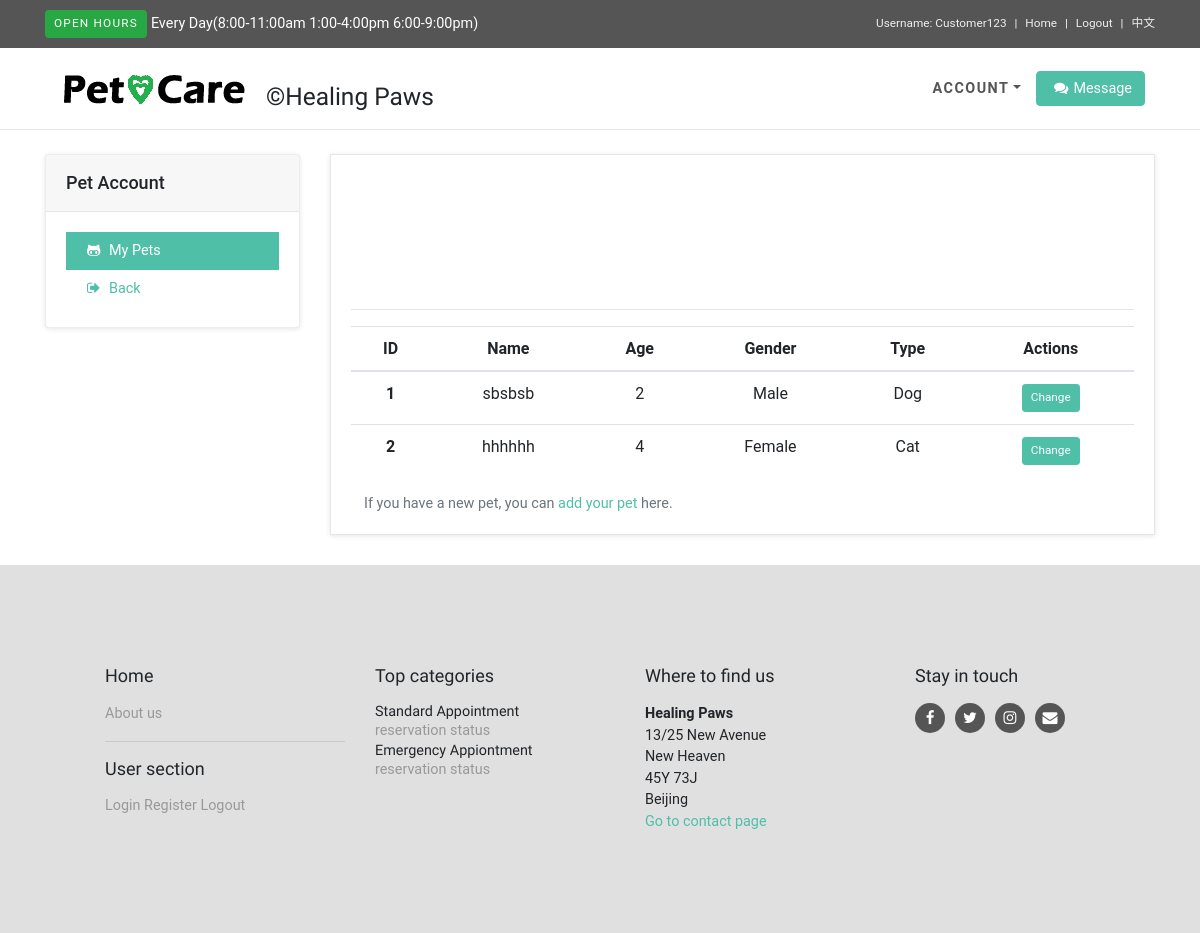
Page /pet_account (signed in) on the earlier database version.
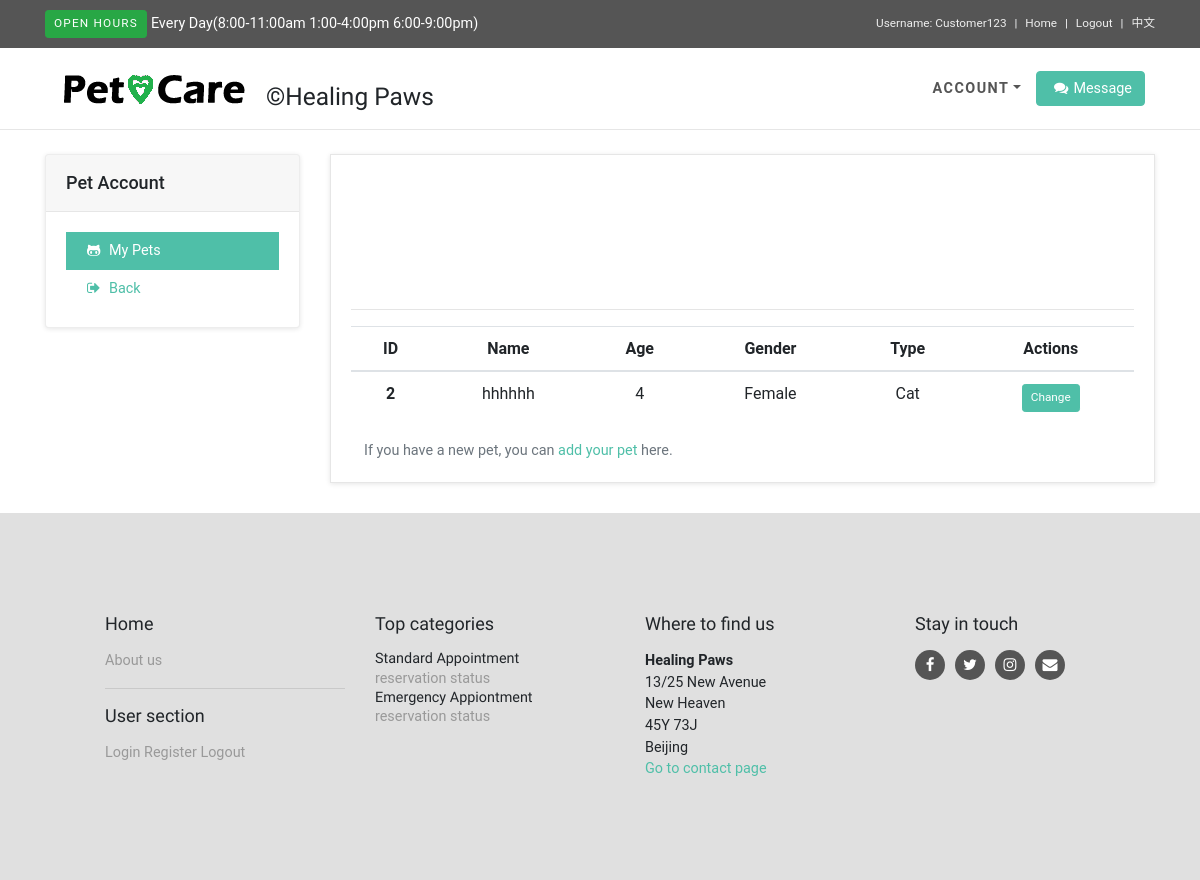
Same page on the later database version.
### blogapp/models.py (models this page shows, shortened)
class Customer(db.Model):
	id = db.Column(db.Integer, primary_key=True)
	username = db.Column(db.String(64), index=True, unique=True)
	email = db.Column(db.String(120), index=True, unique=True)
	password_hash = db.Column(db.String(128))
	phone = db.Column(db.Integer, index=True)
	firstname = db.Column(db.String(64), index=True)
	lastname = db.Column(db.String(64), index=True)
	pets = db.relationship('Pet', backref='owner', lazy='dynamic')
	appointments = db.relationship('Appointment', backref='customer', lazy='dynamic')
	posts = db.relationship('Post', backref='author', lazy='dynamic')

class Pet(db.Model):
	id = db.Column(db.Integer, primary_key=True)
	name = db.Column(db.String(64), index=True)
	type = db.Column(db.String(64), index=True)
	old = db.Column(db.Integer, index=True)
	gender = db.Column(db.String(64), index=True)
	customer_id = db.Column(db.Integer, db.ForeignKey('customer.id'))
	appointments = db.relationship('Appointment', backref='pet', lazy='dynamic')

### blogapp/routes.py (the view)
@app.route('/pet_account', methods=['GET','POST'])
def pet_account():
	session['current_path'] = request.path
	user = {'username': 'User'}
	username = session.get("USERNAME")
	if not session.get("USERNAME") is None:
		customer_db=Customer.query.filter(Customer.username==session.get("USERNAME")).first()
		if customer_db:
			customer_in_db = Customer.query.filter(Customer.username == session.get("USERNAME")).first()
			prev_posts = Pet.query.filter(Pet.customer_id == customer_in_db.id ).all()
			return render_template('pet_account.html', title='pet', user=user, username=username, prev_posts=prev_posts, customer_in_db=customer_in_db, language=language[render_languages()] )
		else:
			flash("User not permitted")
			return redirect(url_for('login'))
	else:
		flash("User needs to either login or signup first")
		return redirect(url_for('login'))

### blogapp/routes.py (called while the page is built)
def render_languages():
    if not 'lang' in session:
        session['lang'] = 'en'
    return session['lang']

### blogapp/templates/pet_account.html (shortened to what this page needs)
{% extends "customer_base.html" %}
{% block content %}
              <div class="card sidebar-menu">
                <div class="card-header">
                  <h3 class="h4 card-title">{{language['p-account-petaccount']}}</h3>
                </div>
                <div class="card-body">
                  <ul class="nav nav-pills flex-column">
                    <a href="{{ url_for('pet_account') }}" class="nav-link active"><i class="fa fa-list"></i> {{language['p-account-mypet']}}</a>
                    <a href="{{ url_for('customer_index') }}" class="nav-link"><i class="fa fa-sign-out"></i> {{language['p-account-back']}}</a></ul>
                </div>
              </div>
            </div>
            <div class="col-lg-9">
              <div class="box">
                <h1 style="text-align: center;">{{language['p-account-petaccount']}}</h1>
              <hr>
              <div class="table-responsive">
                <table class="table table-hover" style="text-align: center;">
                  <thead>
                    <tr>
                      <th>{{language['s-a-id']}}</th>
                      <th>{{language['p-account-name']}}</th>
                      <th>{{language['p-account-old']}}</th>
                      <th>{{language['p-account-gender']}}</th>
                      <th>{{language['p-account-type']}}</th>
                      <th>{{language['e-index-Actions']}}</th>
                    </tr>
                  </thead>
                  <tbody>
                    {% for pet in prev_posts %}
                    {% if pet.id %}
                    <tr>
                      <th>{{pet.id}}</th>
                      <td>{{pet.name}}</td>
                      <td>{{pet.old}}</td>
                      <td>
                        {% if pet.gender == "Male" %}
                        <span >{{language['p-add-male']}}</span>
                        {% elif pet.gender == "Female" %}
                        <span >{{language['p-add-female']}}</span>
                        {% endif %}
                      </td>
                      <td>
                        {% if pet.type == "Dog" %}
                        <span >{{language['p-add-dog']}}</span>
                        {% elif pet.type == "Cat" %}
                        <span >{{language['p-add-cat']}}</span>
                        {% endif %}
                      </td>
                      <td><button onclick="do_jump('{{ pet.id}}')" class="btn btn-primary btn-sm"> {{language['p-account-change']}}</button></td>
                    </tr>
                    {% endif %}
                    {% endfor %}
                    </tbody>
                </table>
              </div>
               <div class="row" style="padding-left: 28px;">
               <p class="text-muted">{{language['p-account-if']}} <a href="{{ url_for('pet_add') }}">{{language['p-account-addyour']}}</a> {{language['p-account-here']}}</p>
               </div>
              </div>
            </div>
{% endblock %}

### blogapp/templates/customer_base.html (shortened to what this page needs)
<html>
    <head >
        <link rel="stylesheet" href="{{ url_for('static', filename='bootstrap-datetimepicker.min.css') }}">
        <link rel="stylesheet" href="{{ url_for('static', filename='assets3/css-a/jquery-ui.css') }}">
        <link rel="stylesheet" href="{{ url_for('static', filename='vendor/bootstrap/css/bootstrap.min.css') }}">
        <link rel="stylesheet" href="{{ url_for('static', filename='vendor/font-awesome/css/font-awesome.min.css') }}">
        <link rel="stylesheet" href="{{ url_for('static', filename='vendor/owl.carousel/assets/owl.carousel.css') }}">
        <link rel="stylesheet" href="{{ url_for('static', filename='vendor/owl.carousel/assets/owl.theme.default.css') }}">
        <link rel="stylesheet" href="{{ url_for('static', filename='css/style.default.css') }}" id="theme-stylesheet">
        <link rel="stylesheet" href="{{ url_for('static', filename='css/custom.css') }}">
        <link href="css-a/style.css" rel="stylesheet" type="text/css" media="all"/>
        </head>
    <body>
<header class="header mb-4">
      <div id="top">
        <div class="container">
          <div class="row">
            <div class="col-lg-6 offer mb-3 mb-lg-0"><a class="btn btn-success btn-sm">{{language['c-base-open']}}</a><a class="ml-1">{{language['c-base-everyday']}}
            </a></div>
            <div class="col-lg-6 text-center text-lg-right">
              <ul class="menu list-inline mb-0">
                  {% if username %}
                  <li class="list-inline-item"><a>{{language['c-base-UN']}} {{username}}</a></li>
                  <li class="list-inline-item"><a href="{{ url_for('customer_index') }}">{{language['c-base-home']}}</a></li>
                  <li class="list-inline-item"><a href="{{ url_for('logout') }}">{{language['c-base-logout']}}</a></li>
                  {% endif %}
                  <li class="list-inline-item"><a href="{{ url_for('change_language') }}">{{ language['c-base-language'] }}</a></li>
              </ul>
            </div>
          </div>
        </div>
      </div>
      <nav class="navbar navbar-expand-lg">
      <div class="container">
        <div style="padding-left: 18px;">
            <a href="{{ url_for('customer_index') }}" class="navbar-brand home">
                <img src="static/img/logo.png" alt="Obaju logo" class="d-none d-md-inline-block">
                </a></div>
          <div id="navigation" class="collapse navbar-collapse" style="padding: 16px 0 0 0px;">
                <h3 >&copy;Healing Paws</h3>
            </div>
            <div class="navbar-buttons d-flex justify-content-end">
                <div id="navigation" class="collapse navbar-collapse">
                <ul class="navbar-nav mr-auto">
              <li class="nav-item dropdown menu-large"><a href="#" data-toggle="dropdown" data-hover="dropdown" data-delay="200" class="dropdown-toggle nav-link">{{language['c-base-account']}}<b class="caret"></b></a>
              </li>
               </ul>
            </div>
              <div id="basket-overview" class="navbar-collapse collapse d-none d-lg-block"><a href="{{url_for('customer_chatting')}}" class="btn btn-primary navbar-btn"><i class="fa fa-shopping-cart"></i><span>{{language['c-base-MESSAGE']}}</span></a>
              </div>
            </div>
      </div>
      </nav>
</header>
      <div id="content">
        <div class="container">
          <div class="row">
            <div class="col-lg-3">
        {% block content %}
        {% endblock %}
</div></div></div>
    <div id="footer">
      <div class="container">
        <div class="row" style="padding-left: 60px;">
          <div class="col-lg-3 col-md-6">
            <h4 class="mb-3">{{language['c-base-home']}}</h4>
            <ul class="list-unstyled">
              <li><a href="{{ url_for('index') }}">{{language['c-base-aboutus']}}</a></li>
            </ul>
            <hr>
            <h4 class="mb-3">{{language['c-base-Usersection']}}</h4>
            <ul class="list-unstyled">
              <li><a href="{{ url_for('login') }}" >{{language['c-base-login']}}</a></li>
              <li><a href="{{ url_for('customer_register') }}">{{language['c-base-register']}}</a></li>
              <li><a href="{{ url_for('logout') }}">{{language['c-base-logout']}}</a></li>
            </ul>
          </div>
          <div class="col-lg-3 col-md-6">
            <h4 class="mb-3">{{language['c-base-Topcategories']}}</h4>
            <h5>{{language['c-base-StandardAppointment']}}</h5>
            <ul class="list-unstyled">
              <li><a href="{{ url_for('reservation_s') }}">{{language['c-base-reservation']}}</a></li>
              <li><a href="{{ url_for('status_a') }}">{{language['c-base-status']}}</a></li>
            </ul>
            <h5>{{language['c-base-EmergencyAppiontment']}}</h5>
            <ul class="list-unstyled">
              <li><a href="{{ url_for('reservation_e') }}">{{language['c-base-reservation']}}</a></li>
              <li><a href="{{ url_for('status_e') }}">{{language['c-base-status']}}</a></li>
            </ul>
          </div>
          <div class="col-lg-3 col-md-6">
            <h4 class="mb-3">{{language['c-base-wheretodind']}}</h4>
            <p><strong>Healing Paws</strong><br>13/25 {{language['base-l1']}}<br>{{language['base-l2']}}<br>45Y 73J<br>{{language['base-Beijing']}}<br></p><a href="{{url_for('customer_chatting')}}">{{language['c-base-gtcp']}}</a>
          </div>
          <div class="col-lg-3 col-md-6">
            <h4 class="mb-3">{{language['c-base-Stayintouch']}}</h4>
            <p class="social"><a href="https://www.facebook.com/" class="facebook external"><i class="fa fa-facebook"></i></a><a href="https://twitter.com" class="twitter external"><i class="fa fa-twitter"></i></a><a href="https://www.instagram.com/" class="instagram external"><i class="fa fa-instagram"></i></a><a href="https://mail.google.com" class="email external"><i class="fa fa-envelope"></i></a></p>
          </div>
        </div>
      </div>
    </div>
    </body>
</html>

### blogapp/static/css/style.default.css (style rules this page uses)
body { overflow-x: hidden; background-color: #f0f0f0; }
a, button { -webkit-transition: all 0.3s; transition: all 0.3s; outline: none; }
a i.fa, button i.fa { margin: 0 5px; }
h1 { font-weight: 700; }
.btn-primary { color: #fff !important; }
.menu-large { position: static !important; }
.menu-large a.nav-link { padding: 7px !important; padding-left: 0 !important; }
#top { background: #555; padding: 10px 0; }
#top .offer { color: #fff; }
#top .offer .btn { text-transform: uppercase; letter-spacing: 0.1em; }
#top a { color: #fff; }
#top ul.menu { padding-top: 5px; margin: 0; font-size: 0.738rem; }
#top ul.menu > li { margin-right: 0; }
#top ul.menu > li a { color: #eee; }
#top ul.menu > li + li:before { content: "|\00a0"; padding: 0 5px; color: #f8f9fa; }
.navbar { border-bottom: 1px solid #e6e6e6; background-color: #fff; }
.navbar .navbar-nav > .nav-item > .nav-link { text-transform: uppercase; letter-spacing: 0.1em; font-weight: 700; padding: 30px 15px !important; color: #555; }
.navbar #basket-overview { padding: 0; }
.navbar .navbar-btn { color: #fff; margin-right: 10px; }
#footer { background: #e0e0e0; padding: 100px 0; }
#footer ul { padding-left: 0; list-style: none; }
#footer ul a { color: #999; }
#footer .social { text-align: left; }
#footer .social a { margin: 0 10px 0 0; color: #fff; display: inline-block; width: 30px; height: 30px; border-radius: 15px; line-height: 26px; font-size: 15px; text-align: center; -webkit-transition: all 0.3s; transition: all 0.3s; vertical-align: bottom; background-color: #555; }
#footer .social a i { vertical-align: bottom; line-height: 30px; }
.box { background: #fff; margin: 0 0 30px; border: solid 1px #e6e6e6; padding: 20px; -webkit-box-shadow: 0 1px 5px rgba(0, 0, 0, 0.1); box-shadow: 0 1px 5px rgba(0, 0, 0, 0.1); }
#content .card.sidebar-menu { -webkit-box-shadow: 0 1px 5px rgba(0, 0, 0, 0.1); box-shadow: 0 1px 5px rgba(0, 0, 0, 0.1); }
#content .card.sidebar-menu h3 { padding: 5px 0; margin: 0; }
.navbar { padding: 0 1rem; }
.navbar-brand { display: inline-block; padding-top: 0.33125rem; padding-bottom: 0.33125rem; margin-right: 1rem; font-size: 1.125rem; }
.btn { font-weight: 400; border: 1px solid transparent; padding: 0.375rem 0.75rem; font-size: 0.9rem; line-height: 1.5; border-radius: 0.25rem; -webkit-transition: color 0.15s ease-in-out, background-color 0.15s ease-in-out, border-color 0.15s ease-in-out, -webkit-box-shadow 0.15s ease-in-out; transition: color 0.15s ease-in-out, background-color 0.15s ease-in-out, border-color 0.15s ease-in-out, -webkit-box-shadow 0.15s ease-in-out; transition: color 0.15s ease-in-out, background-color 0.15s ease-in-out, border-color 0.15s ease-in-out, box-shadow 0.15s ease-in-out; transition: color 0.15s ease-in-out, background-color 0.15s ease-in-out, border-color 0.15s ease-in-out, box-shadow 0.15s ease-in-out, -webkit-box-shadow 0.15s ease-in-out; }
.btn-primary { color: #212529; background-color: #4fbfa8; border-color: #4fbfa8; }
.btn-success { color: #fff; background-color: #28a745; border-color: #28a745; }
.btn-sm { padding: 0.25rem 0.5rem; font-size: 0.738rem; line-height: 1.5; border-radius: 0.2rem; }
body { font-family: "Roboto", Helvetica, Arial, sans-serif; font-size: 0.9rem; font-weight: 400; line-height: 1.5; color: #212529; background-color: #f0f0f0; }
a { color: #4fbfa8; text-decoration: none; }
h1, h2, h3, h4, h5, h6, .h1, .h2, .h3, .h4, .h5, .h6 { margin-bottom: 0.5rem; font-family: inherit; font-weight: 500; line-height: 1.2; color: inherit; }
h1, .h1 { font-size: 2.25rem; }
h3, .h3 { font-size: 1.53rem; }
h4, .h4 { font-size: 1.125rem; }
h5, .h5 { font-size: 0.9rem; }
hr { border-top: 1px solid rgba(0, 0, 0, 0.1); }
.nav-link { padding: 0.5rem 1rem; }
.nav-pills .nav-link { border-radius: 0; }
.nav-pills .nav-link.active, .nav-pills .show > .nav-link { color: #fff; background-color: #4fbfa8; }
.card { background-color: #fff; border: 1px solid rgba(0, 0, 0, 0.07); border-radius: 0.25rem; -webkit-box-shadow: 0 1px 5px rgba(0, 0, 0, 0.1); box-shadow: 0 1px 5px rgba(0, 0, 0, 0.1); }
.card-body { padding: 1.25rem; }
.card-title { margin-bottom: 0.75rem; }
.card-header { padding: 0.75rem 1.25rem; background-color: rgba(0, 0, 0, 0.03); border-bottom: 1px solid rgba(0, 0, 0, 0.07); }
.card-header:first-child { border-radius: calc(0.25rem - 1px) calc(0.25rem - 1px) 0 0; }

Differences in the rows shown:
removed Pet: id "1", name "sbsbsb", old "2", gender "Male", type "Dog", language "Change"
